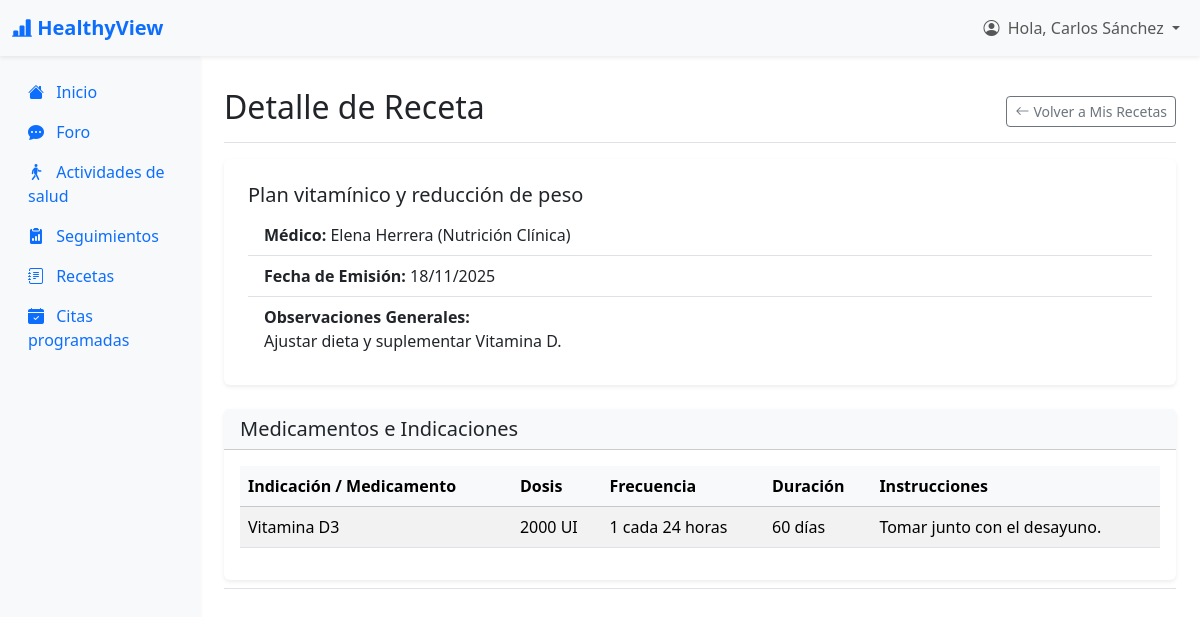
The page /HealthyView/index.php?action=verDetalleReceta&idReceta=2 (signed in) on the database its author committed.
### tables this page shows
CREATE TABLE receta (
    idReceta INT AUTO_INCREMENT PRIMARY KEY,
    idPaciente INT NOT NULL,
    idMedico INT NOT NULL,
    fechaEmision DATETIME NOT NULL DEFAULT CURRENT_TIMESTAMP,
    resumen VARCHAR(255),
    observaciones TEXT,
    estado ENUM('Activa','Finalizada','Cancelada') DEFAULT 'Activa',
    FOREIGN KEY (idPaciente) REFERENCES paciente(idPaciente) ON DELETE RESTRICT ON UPDATE CASCADE,
    FOREIGN KEY (idMedico) REFERENCES medico(idMedico) ON DELETE RESTRICT ON UPDATE CASCADE
);

CREATE TABLE recetaItem (
    idItem INT AUTO_INCREMENT PRIMARY KEY,
    idReceta INT NOT NULL,
    nombreMedicamento VARCHAR(200) NOT NULL,
    dosis VARCHAR(100),
    frecuencia VARCHAR(100),
    duracion VARCHAR(50),
    instrucciones TEXT,
    FOREIGN KEY (idReceta) REFERENCES receta(idReceta) ON DELETE CASCADE ON UPDATE CASCADE
);

### HealthyView/app/controllers/PacienteController.php (called while the page is built, shortened)
<?php
include_once "app/models/PacienteModel.php";
class PacienteController {
    private $model;
    public function __construct($connection) {
        $this->model = new PacienteModel($connection);
    }
    public function verDetalleReceta() {
        $idReceta = (int)$_GET['idReceta'];
        $idPaciente = $_SESSION['usuario_id'];
        $datosReceta = $this->model->getRecetaEspecificaPaciente($idReceta, $idPaciente);
        $listaItems = $this->model->getItemsDeReceta($idReceta);
        include_once 'app/views/paciente/layout_paciente.php';
    }
}
?>

### HealthyView/app/models/PacienteModel.php (called while the page is built, shortened)
<?php
class PacienteModel {
    private $connection;
    public function __construct($connection) {
        $this->connection = $connection;
    }
    public function getRecetaEspecificaPaciente($idReceta, $idPaciente) {
        $sql = "SELECT r.idReceta, r.fechaEmision, r.resumen, r.observaciones, r.estado,
                       CONCAT(m.nombre, ' ', m.apellidoPaterno) as medicoNombre, m.especialidad
                FROM receta r
                JOIN medico m ON r.idMedico = m.idMedico
                WHERE r.idReceta = ? AND r.idPaciente = ?
                LIMIT 1";
        try {
            $statement = $this->connection->prepare($sql);
            $statement->bind_param("ii", $idReceta, $idPaciente);
            $statement->execute();
            $result = $statement->get_result();
            return $result->fetch_assoc();
        } catch (mysqli_sql_exception $e) {
            return null;
        }
    }
    public function getItemsDeReceta($idReceta) {
        $sql = "SELECT idItem, nombreMedicamento, dosis, frecuencia, duracion, instrucciones
                FROM recetaItem
                WHERE idReceta = ?
                ORDER BY idItem ASC";
        try {
            $statement = $this->connection->prepare($sql);
            $statement->bind_param("i", $idReceta);
            $statement->execute();
            $result = $statement->get_result();
            return $result->fetch_all(MYSQLI_ASSOC);
        } catch (mysqli_sql_exception $e) {
            return [];
        }
    }
}
?>

### HealthyView/app/views/paciente/view_receta_detalle.php (the view, shortened to what this page needs)
<div class="d-flex justify-content-between flex-wrap flex-md-nowrap align-items-center pt-3 pb-2 mb-3 border-bottom">
    <h1 class="h2">Detalle de Receta</h1>
    <div class="btn-toolbar mb-2 mb-md-0">
        <a href="index.php?action=verRecetas" class="btn btn-sm btn-outline-secondary d-flex align-items-center">
            <i class="bi bi-arrow-left me-1"></i>
            Volver a Mis Recetas
        </a>
    </div>
</div>
<div class="card border-0 shadow-sm mb-4">
    <div class="card-body p-4">
        <h5 class="card-title"><?php echo htmlspecialchars($datosReceta['resumen']); ?></h5>
        <ul class="list-group list-group-flush">
            <li class="list-group-item">
                <strong>Médico:</strong> <?php echo htmlspecialchars($datosReceta['medicoNombre'] . ' (' . $datosReceta['especialidad'] . ')'); ?>
            </li>
            <li class="list-group-item">
                <strong>Fecha de Emisión:</strong> <?php echo htmlspecialchars(date("d/m/Y", strtotime($datosReceta['fechaEmision']))); ?>
            </li>
            <li class="list-group-item">
                <strong>Observaciones Generales:</strong>
                <p class="mb-0"><?php echo nl2br(htmlspecialchars($datosReceta['observaciones'] ?? 'Sin observaciones generales.')); ?></p>
            </li>
        </ul>
    </div>
</div>
<div class="card border-0 shadow-sm">
    <div class="card-header bg-light">
        <h5 class="mb-0">Medicamentos e Indicaciones</h5>
    </div>
    <div class="card-body">
        <div class="table-responsive">
            <table class="table table-striped">
                <thead class="table-light">
                    <tr>
                        <th>Indicación / Medicamento</th>
                        <th>Dosis</th>
                        <th>Frecuencia</th>
                        <th>Duración</th>
                        <th>Instrucciones</th>
                    </tr>
                </thead>
                <tbody>
                    <?php if (empty($listaItems)): ?>
                        <tr>
                            <td colspan="5" class="text-center text-muted">Esta receta no tiene ítems detallados.</td>
                        </tr>
                    <?php else: ?>
                        <?php foreach ($listaItems as $item): ?>
                            <tr>
                                <td><?php echo htmlspecialchars($item['nombreMedicamento']); ?></td>
                                <td><?php echo htmlspecialchars($item['dosis']); ?></td>
                                <td><?php echo htmlspecialchars($item['frecuencia']); ?></td>
                                <td><?php echo htmlspecialchars($item['duracion']); ?></td>
                                <td><?php echo htmlspecialchars($item['instrucciones']); ?></td>
                            </tr>
                        <?php endforeach; ?>
                    <?php endif; ?>
                </tbody>
            </table>
        </div>
    </div>
</div>

### rows shown on the page
receta: resumen "Plan vitamínico y reducción de peso", fechaEmision "18/11/2025", observaciones "Ajustar dieta y suplementar Vitamina D."
recetaitem: nombreMedicamento "Vitamina D3", dosis "2000 UI", frecuencia "1 cada 24 horas", duracion "60 días", instrucciones "Tomar junto con el desayuno."

### other values the page prints
$_SESSION['usuario_nombre'] "Carlos Sánchez"
